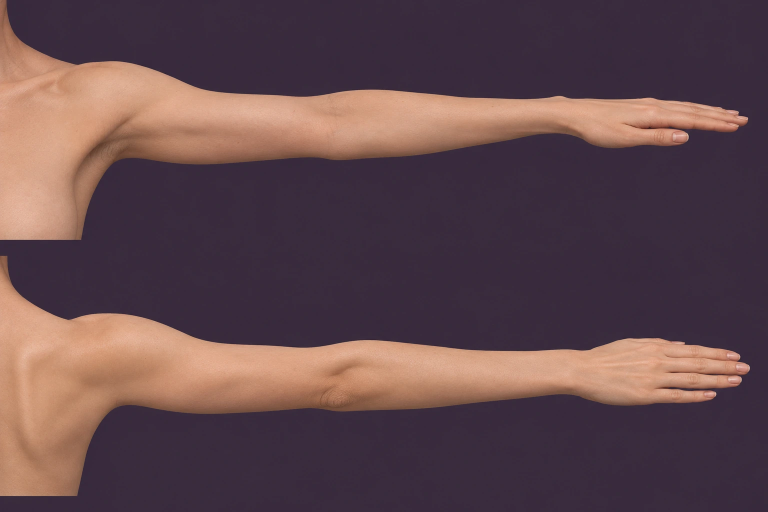
#> input picture models/io-3d/references/round1/D3.webp, 1536 x 1024 px, given in place of D3.png, which was not available (shown at 1/2 size)
$ python arm_d3.py
#> lines starting #> are read from the running program, lines starting #| are printed output that depends on the picture; after the words box and inside, x2 and y2 are one past the last pixel; in counts of white or black regions, pixels touching at a corner belong together
# Measures her arm in D3 (front view on top, back view below): the top and bottom edge along the arm.
import sys, json
import numpy as np
from PIL import Image
im = np.asarray(Image.open('/home/claude/io/refs/D3.png').convert('RGB')).astype(float)
H, W, _ = im.shape
#> H = 1024; W = 1536
bg = np.array([58, 42, 64.])
def mask(a):
    r, g, b = a[..., 0], a[..., 1], a[..., 2]
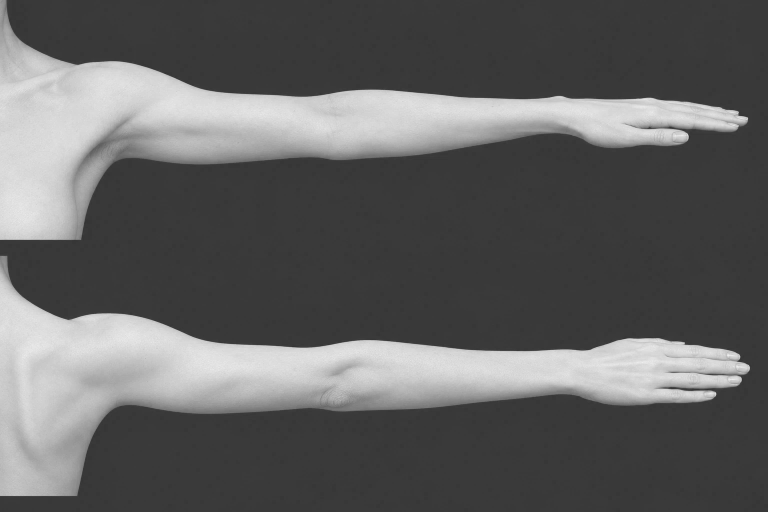
#> r: shape (1024, 1536) float64 (shown at 1/2 size); min 44, max 244, mean 97.2
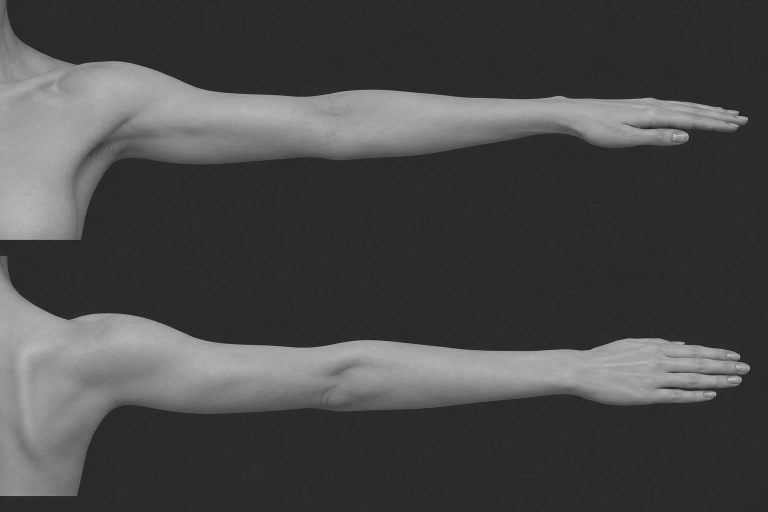
#> g: shape (1024, 1536) float64 (shown at 1/2 size); min 19, max 209, mean 72
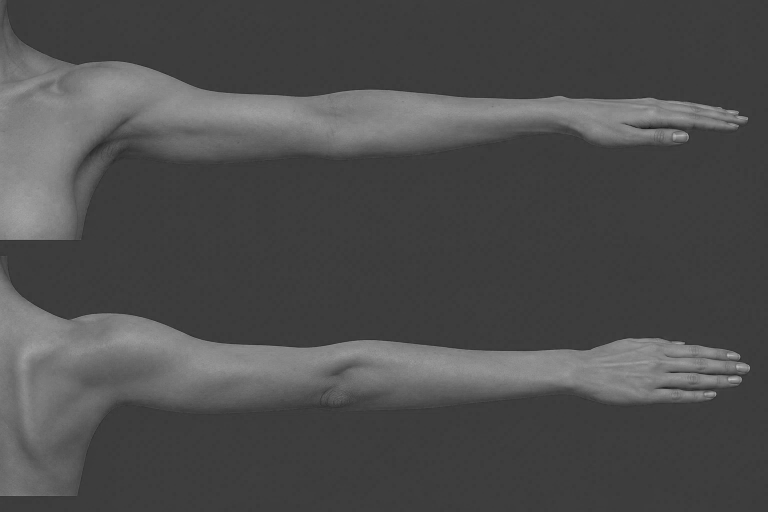
#> b: shape (1024, 1536) float64 (shown at 1/2 size); min 14, max 198, mean 77
    return (r > 110) & (r > b + 18) & (r > g + 8)
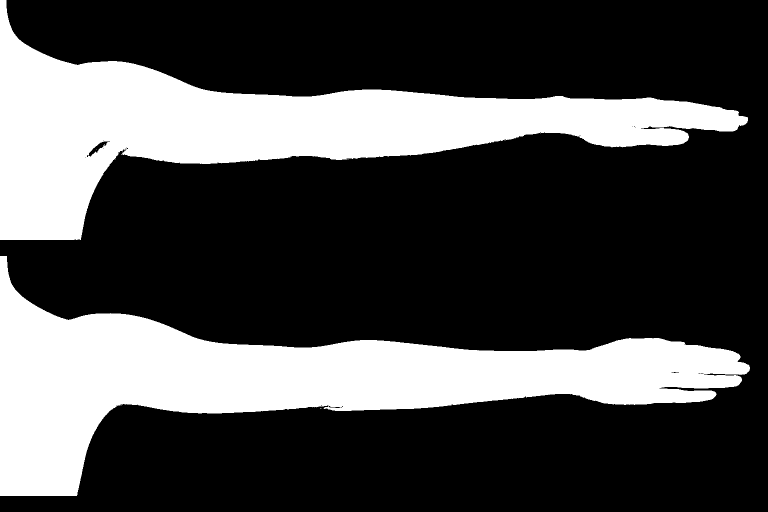
#> returned value: shape (1024, 1536) bool (shown at 1/2 size); 28.9% white; 8 white regions (6 under 20 px), largest, box (x1, y1, x2, y2) and area: (0, 512, 1500, 992) 234401, (0, 0, 1496, 480) 219926
m = mask(im)
out = {}
for name, y0, y1 in (('front', 0, 480), ('back', 512, 1000)):
    rows = []
    for x in range(150, 1530, 6):
        col = m[y0:y1, x]
        ys = np.where(col)[0]
        if len(ys) < 4: rows.append((x, None, None)); continue
        # the arm is the run of skin that holds the arm's axis row; take the longest run
        runs, s = [], ys[0]
        for a, b in zip(ys[:-1], ys[1:]):
            if b != a + 1: runs.append((s, a)); s = b
        runs.append((s, ys[-1]))
        r = max(runs, key=lambda r: r[1] - r[0])
        rows.append((x, int(r[0] + y0), int(r[1] + y0)))
    out[name] = rows
    print(name)
    for x, a, b in rows[::5]: print('  x', x, 'top', a, 'bottom', b, 'thick', None if a is None else b - a)
#> after the loop, out = 2 items
json.dump(out, open('/home/claude/io/shots/arm_d3.json', 'w'))

$ run again, with models/io-3d/references/round1/B1.webp copied over models/io-3d/references/round1/D3.webp
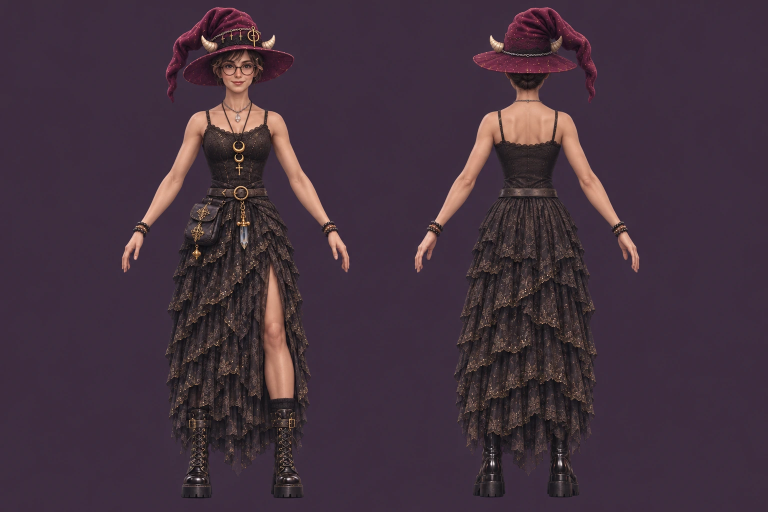
#> input picture models/io-3d/references/round1/B1.webp, 1536 x 1024 px, given in place of D3.png, which was not available (shown at 1/2 size)
#> in mask, `r, g, b = a[..., 0], a[..., 1], a[..., 2]`:
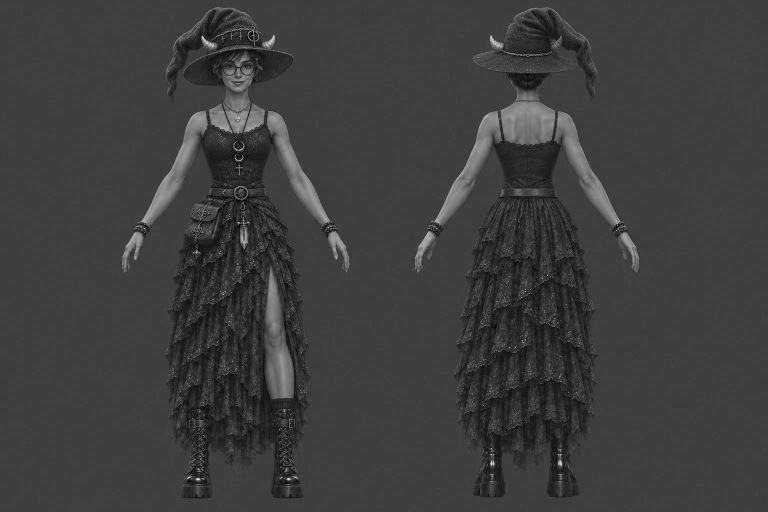
#> b: shape (1024, 1536) float64 (shown at 1/2 size); min 0, max 254, mean 61.6
#> in mask, `return (r > 110) & (r > b + 18) & (r > g + 8)`:
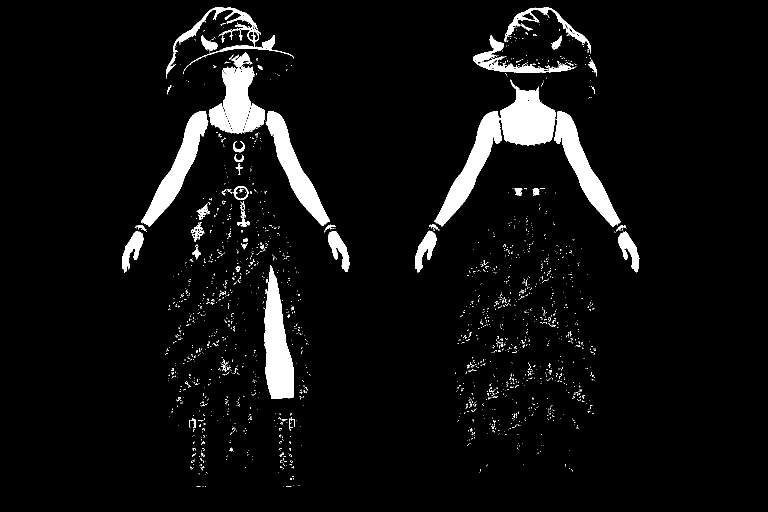
#> returned value: shape (1024, 1536) bool (shown at 1/2 size); 5.6% white; 1894 white regions (1824 under 20 px), largest, box (x1, y1, x2, y2) and area: (869, 159, 1111, 453) 17611, (528, 530, 588, 798) 9829, (1108, 222, 1242, 454) 8326
#> after the loop `for name, y0, y1 in (('front', 0, 480), ('back', 512, 1000)):`: out = 2 items

$ run again, with models/io-3d/references/round1/B3.webp copied over models/io-3d/references/round1/D3.webp
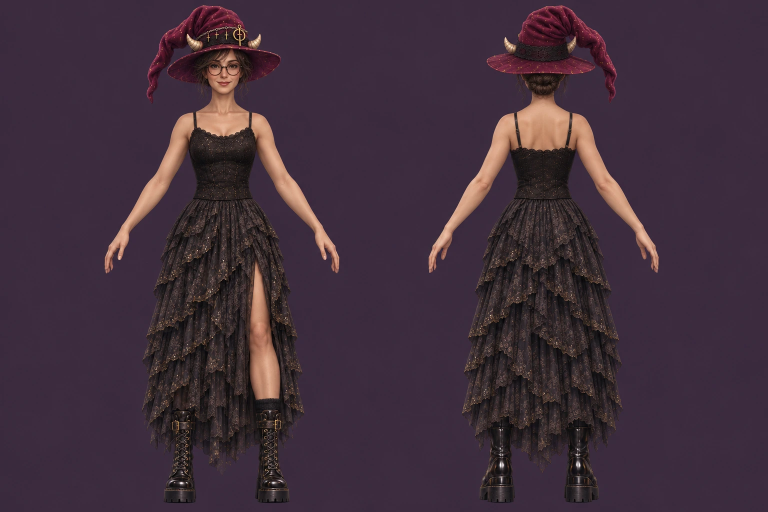
#> input picture models/io-3d/references/round1/B3.webp, 1536 x 1024 px, given in place of D3.png, which was not available (shown at 1/2 size)
#> in mask, `r, g, b = a[..., 0], a[..., 1], a[..., 2]`:
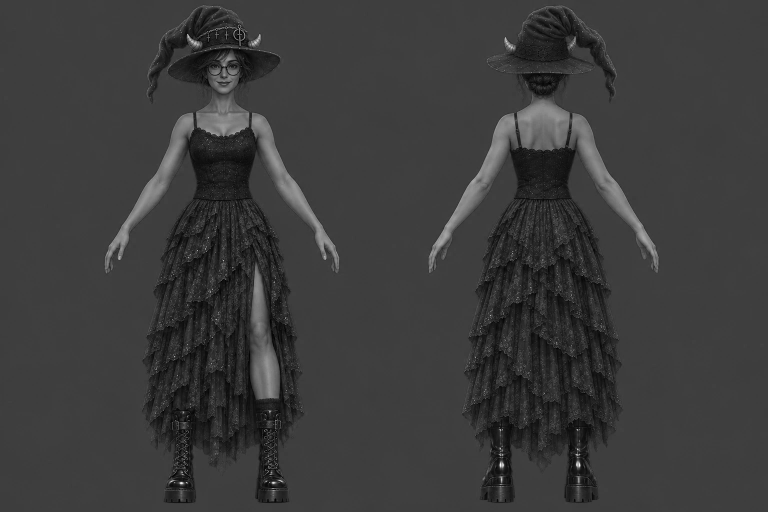
#> b: shape (1024, 1536) float64 (shown at 1/2 size); min 0, max 255, mean 59.4
#> in mask, `return (r > 110) & (r > b + 18) & (r > g + 8)`:
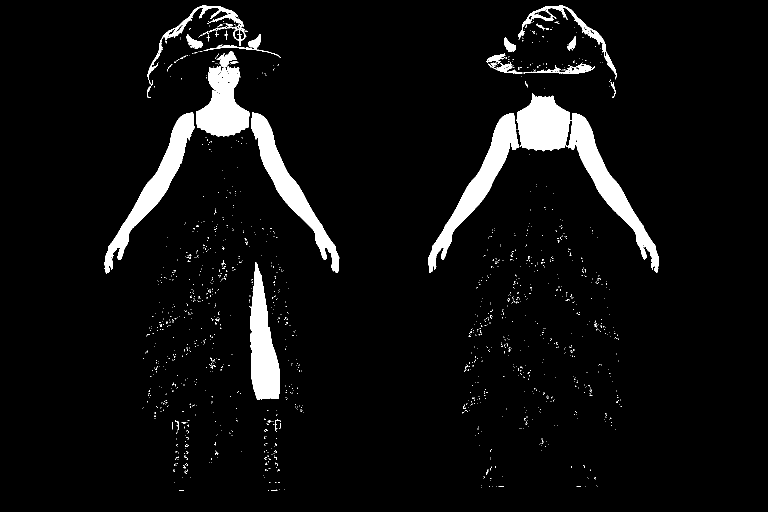
#> returned value: shape (1024, 1536) bool (shown at 1/2 size); 5.5% white; 1369 white regions (1336 under 20 px), largest, box (x1, y1, x2, y2) and area: (857, 226, 1038, 546) 11207, (1136, 226, 1318, 545) 11142, (209, 225, 389, 547) 10782
#> after the loop `for name, y0, y1 in (('front', 0, 480), ('back', 512, 1000)):`: out = 2 items
